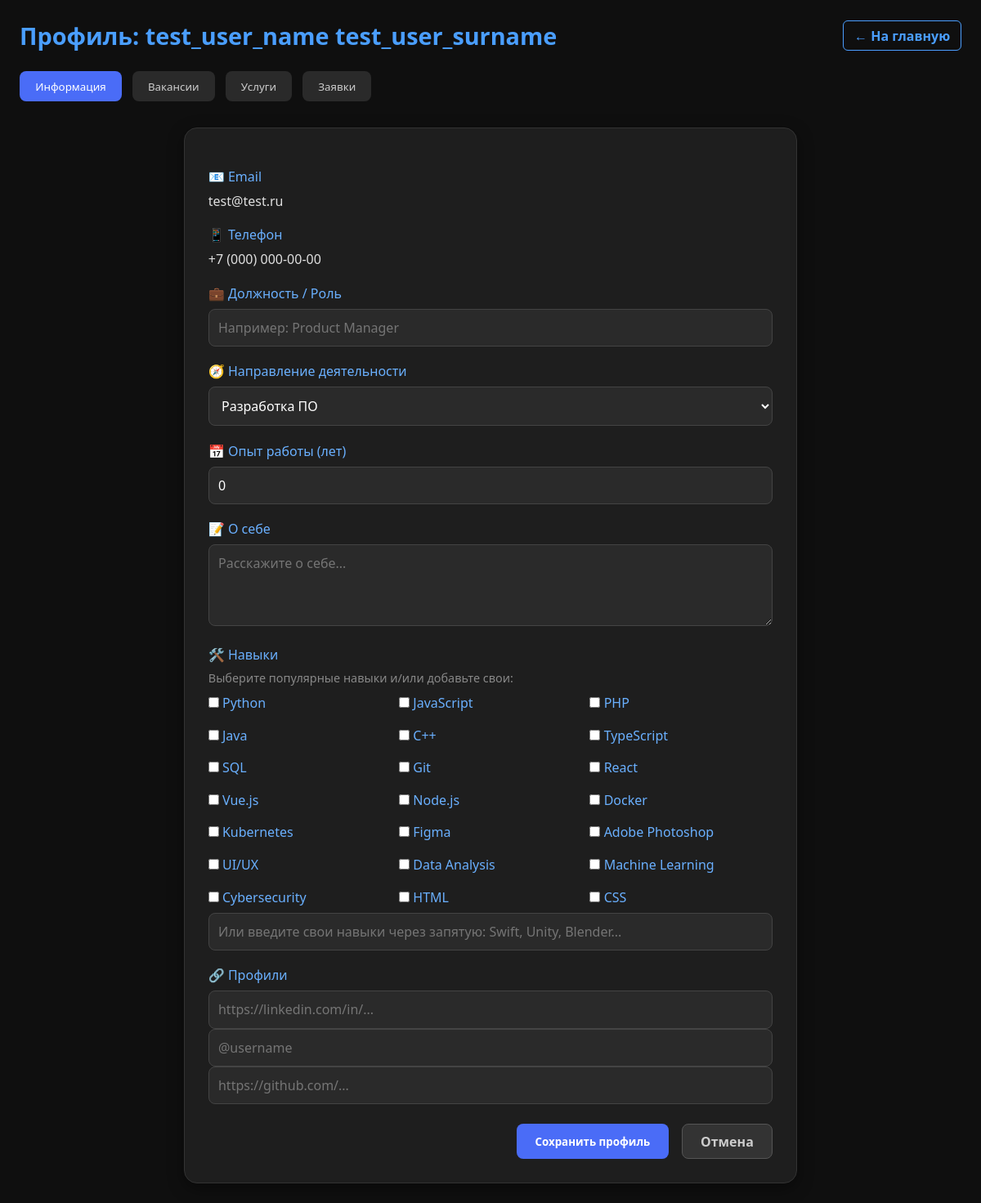
Screenshot of /src/pages/profile/profile.php?edit=profile (signed in) with the database file from the repository.
### tables this page shows
CREATE TABLE `users` (
  `id` int NOT NULL,
  `name` varchar(100) NOT NULL,
  `surname` varchar(100) NOT NULL,
  `patronymic` varchar(100) NOT NULL,
  `birth_date` date NOT NULL,
  `country` varchar(100) NOT NULL,
  `region` varchar(100) NOT NULL,
  `city` varchar(100) NOT NULL,
  `phone` varchar(20) NOT NULL,
  `email` varchar(150) NOT NULL,
  `password` varchar(255) NOT NULL,
  `created_at` timestamp NULL DEFAULT CURRENT_TIMESTAMP,
  `about` text,
  `skills` text,
  `direction` varchar(255) DEFAULT NULL,
  `role` varchar(255) DEFAULT NULL,
  `experience_years` tinyint UNSIGNED DEFAULT NULL,
  `linkedin` varchar(255) DEFAULT NULL,
  `telegram` varchar(255) DEFAULT NULL,
  `github` varchar(255) DEFAULT NULL
);

### src/pages/profile/profile.php (the view, shortened to what this page needs)
<?php
$user_id = (int)$_SESSION['user_id'];
$host = 'localhost';
$dbname = 'working';
$username = 'root';
$password = 'root';
try {
    $pdo = new PDO("mysql:host=$host;dbname=$dbname;charset=utf8", $username, $password);
    $pdo->setAttribute(PDO::ATTR_ERRMODE, PDO::ERRMODE_EXCEPTION);
} catch (PDOException $e) {
    die("Ошибка подключения к БД: " . htmlspecialchars($e->getMessage(), ENT_QUOTES, 'UTF-8'));
}
$stmt = $pdo->prepare("SELECT * FROM users WHERE id = ?");
$stmt->execute([$user_id]);
$user = $stmt->fetch(PDO::FETCH_ASSOC);
$user_skills_array = !empty($user['skills'])
    ? array_map('trim', explode(',', $user['skills']))
    : [];
$popular_skills = [
    'Python', 'JavaScript', 'PHP', 'Java', 'C++', 'TypeScript', 'SQL', 'Git',
    'React', 'Vue.js', 'Node.js', 'Docker', 'Kubernetes', 'Figma', 'Adobe Photoshop',
    'UI/UX', 'Data Analysis', 'Machine Learning', 'Cybersecurity', 'HTML', 'CSS'
];
?>
<!DOCTYPE html>
<html lang="ru">
<head>
</head>
<body>
<div class="header">
    <h1>Профиль: <?= htmlspecialchars($user['name'] . ' ' . $user['surname']) ?></h1>
    <a href="../main/main.php" class="back">← На главную</a>
</div>
<div class="tabs">
    <button class="tab-btn active" data-tab="info">Информация</button>
    <button class="tab-btn" data-tab="vacancies">Вакансии</button>
    <button class="tab-btn" data-tab="services">Услуги</button>
    <button class="tab-btn" data-tab="requests">Заявки</button>
</div>
<div id="info" class="tab-content active">
    <?php if (!empty($_GET['edit']) && $_GET['edit'] === 'profile'): ?>
        <div class="profile-card">
            <form method="POST" action="">
                <div class="form-group">
                    <label>📧 Email</label>
                    <div><?= htmlspecialchars($user['email']) ?></div>
                </div>
                <div class="form-group">
                    <label>📱 Телефон</label>
                    <div><?= htmlspecialchars($user['phone']) ?></div>
                </div>
                <div class="form-group">
                    <label>💼 Должность / Роль</label>
                    <input type="text" name="role" class="form-control" value="<?= htmlspecialchars($user['role'] ?? '') ?>" placeholder="Например: Product Manager">
                </div>
                <div class="form-group">
                    <label>🧭 Направление деятельности</label>
                    <select name="direction" class="form-control">
                        <option value="Разработка ПО" <?= ($user['direction'] ?? '') === 'Разработка ПО' ? 'selected' : '' ?>>Разработка ПО</option>
                    </select>
                </div>
                <div class="form-group">
                    <label>📅 Опыт работы (лет)</label>
                    <input type="number" name="experience_years" class="form-control" value="<?= (int)($user['experience_years'] ?? 0) ?>" min="0" max="60">
                </div>
                <div class="form-group">
                    <label>📝 О себе</label>
                    <textarea name="about" class="form-control" placeholder="Расскажите о себе..."><?= htmlspecialchars($user['about'] ?? '') ?></textarea>
                </div>
                <div class="form-group">
                    <label>🛠️ Навыки</label>
                    <p style="color:#888; font-size:0.9rem; margin-bottom:0.6rem;">Выберите популярные навыки и/или добавьте свои:</p>
                    <div class="skills-checklist">
                        <?php foreach ($popular_skills as $skill): ?>
                            <label class="skill-checkbox">
                                <input type="checkbox" name="skills[]" value="<?= htmlspecialchars($skill) ?>"
                                    <?= in_array($skill, $user_skills_array) ? 'checked' : '' ?>>
                                <?= htmlspecialchars($skill) ?>
                            </label>
                        <?php endforeach; ?>
                    </div>
                    <input type="text" name="custom_skills" class="form-control"
                        placeholder="Или введите свои навыки через запятую: Swift, Unity, Blender..."
                        value="">
                </div>
                <div class="form-group">
                    <label>🔗 Профили</label>
                    <input type="url" name="linkedin" class="form-control" value="<?= htmlspecialchars($user['linkedin'] ?? '') ?>" placeholder="https://linkedin.com/in/...">
                    <input type="text" name="telegram" class="form-control" value="<?= htmlspecialchars($user['telegram'] ?? '') ?>" placeholder="@username">
                    <input type="url" name="github" class="form-control" value="<?= htmlspecialchars($user['github'] ?? '') ?>" placeholder="https://github.com/...">
                </div>
                <div class="form-actions">
                    <button type="submit" name="save_profile" class="btn btn-primary">Сохранить профиль</button>
                    <a href="?tab=info" class="btn btn-secondary">Отмена</a>
                </div>
            </form>
        </div>
    <?php endif; ?>
</div>
</body>
</html>

### src/pages/profile/profile.php (style rules this page uses)
* { margin: 0; padding: 0; box-sizing: border-box; font-family: 'Segoe UI', system-ui, sans-serif; }
body { background: #0f0f0f; color: #e0e0e0; padding: 1.5rem; min-height: 100vh; }
.header { display: flex; justify-content: space-between; align-items: center; margin-bottom: 1.5rem; flex-wrap: wrap; gap: 1rem; }
.header h1 { color: #4a9eff; font-size: 1.8rem; font-weight: 600; }
.back { color: #4a9eff; text-decoration: none; font-weight: 600; padding: 0.4rem 0.8rem; border: 1px solid #4a9eff; border-radius: 6px; transition: all 0.2s; }
.tabs { display: flex; gap: 0.8rem; margin: 1rem 0 2rem; flex-wrap: wrap; }
.tab-btn { padding: 0.6rem 1.2rem; background: #2a2a2a; border: none; color: #ccc; border-radius: 8px; cursor: pointer; transition: all 0.2s; font-weight: 500; }
.tab-btn.active { background: #4a6cf7; color: white; }
.tab-content { display: none; }
.tab-content.active { display: block; animation: fadeIn 0.3s ease; }
.profile-card { max-width: 750px; margin: 0 auto; background: #1e1e1e; border-radius: 16px; padding: 1.8rem; box-shadow: 0 6px 20px rgba(0,0,0,0.4); border: 1px solid #333; }
.form-group { margin: 1.2rem 0; }
.form-group label { display: block; margin-bottom: 0.5rem; color: #6ab0ff; font-weight: 500; }
.form-control { width: 100%; padding: 0.7rem; background: #2a2a2a; border: 1px solid #444; border-radius: 8px; color: white; font-size: 1rem; }
textarea.form-control { min-height: 100px; resize: vertical; }
.skills-checklist { display: grid; grid-template-columns: repeat(auto-fill, minmax(180px, 1fr)); gap: 0.6rem; margin-top: 0.5rem; }
.skill-checkbox { display: flex; align-items: center; gap: 0.5rem; color: #ccc; }
.skill-checkbox input { accent-color: #4a6cf7; }
.form-actions { display: flex; gap: 1rem; margin-top: 1.5rem; justify-content: flex-end; }
.btn { padding: 0.6rem 1.4rem; border-radius: 8px; font-weight: 600; cursor: pointer; transition: all 0.2s; text-decoration: none; display: inline-block; text-align: center; }
.btn-primary { background: #4a6cf7; color: white; border: none; }
.btn-secondary { background: #333; color: #ccc; border: 1px solid #555; }

### rows the page displays
users: name+surname "test_user_name test_user_surname", email "test@test.ru", phone "+7 (000) 000-00-00", direction "Разработка ПО", experience_years "0"

### other values shown
$skill "Python"
$skill "JavaScript"
$skill "PHP"
$skill "Java"
$skill "C++"
$skill "TypeScript"
$skill "SQL"
$skill "Git"
$skill "React"
$skill "Vue.js"
$skill "Node.js"
$skill "Docker"
$skill "Kubernetes"
$skill "Figma"
$skill "Adobe Photoshop"
